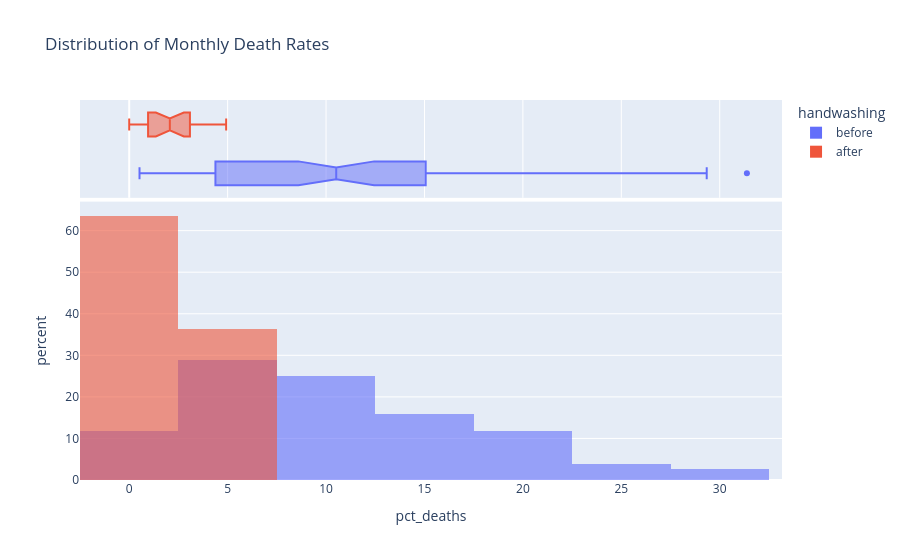

This figure's notebook cell:
### Markdown cell above
### Use Histograms to Visualise the Monthly Distribution of Outcomes

**Challenge**: Create a [plotly histogram](https://plotly.com/python/histograms/) to show the monthly percentage of deaths. 

* Use docs to check out the available parameters. Use the [`color` parameter](https://plotly.github.io/plotly.py-docs/generated/plotly.express.histogram.html) to display two overlapping histograms.
* The time period of handwashing is shorter than not handwashing. Change `histnorm` to `percent` to make the time periods comparable. 
* Make the histograms slighlty transparent
* Experiment with the number of bins on the histogram. Which number work well in communicating the range of outcomes?
* Just for fun, display your box plot on the top of the histogram using the `marginal` parameter.

### Code cell
fig = px.histogram(
    df_monthly,
    x='pct_deaths',
    color='handwashing',
    barmode='overlay',
    histnorm='percent',
    opacity=0.6,
    nbins=15,
    marginal='box',
    title='Distribution of Monthly Death Rates'
)
fig.show()

### Figure 1 — Plotly figure (JSON) as saved in the notebook; plotly's stock layout.template omitted (floating-point values rounded to 4 significant figures)
{"data": [{"bingroup": "x", "histnorm": "percent", "hovertemplate": "handwashing=before<br>pct_deaths=%{x}<br>percent=%{y}<extra></extra>", "legendgroup": "before", "marker": {"color": "#636efa", "opacity": 0.6, "pattern": {"shape": ""}}, "name": "before", "nbinsx": 15, "orientation": "v", "showlegend": true, "type": "histogram", "x": [14.57, 7.531, 4.332, 1.569, 0.7843, 5.0, 8.421, 1.351, 1.878, 11.02, 22.55, 20.85, 12.22, 10.23, 10.74, 3.226, 6.593, 20.78, 25.46, 18.39, 29.34, 22.97, 31.38, 19.12, 15.97, 12.41, 11.93, 6.098, 4.082, 0.5236, 1.554, 2.262, 17.6, 7.143, 8.051, 15.16, 11.28, 17.03, 17.31, 5.833, 2.679, 4.369, 6.32, 1.224, 3.226, 11.02, 10.55, 7.591, 4.745, 4.452, 4.231, 4.392, 7.143, 6.122, 3.586, 10.55, 14.84, 10.94, 10.49, 13.39, 18.09, 15.43, 18.97, 13.44, 10.15, 13.1, 18.06, 14.39, 14.96, 10.77, 5.369, 3.215, 1.923, 3.607, 18.27, 12.24], "xaxis": "x", "yaxis": "y"}, {"hovertemplate": "handwashing=before<br>pct_deaths=%{x}<extra></extra>", "legendgroup": "before", "marker": {"color": "#636efa"}, "name": "before", "notched": true, "showlegend": false, "type": "box", "x": [14.57, 7.531, 4.332, 1.569, 0.7843, 5.0, 8.421, 1.351, 1.878, 11.02, 22.55, 20.85, 12.22, 10.23, 10.74, 3.226, 6.593, 20.78, 25.46, 18.39, 29.34, 22.97, 31.38, 19.12, 15.97, 12.41, 11.93, 6.098, 4.082, 0.5236, 1.554, 2.262, 17.6, 7.143, 8.051, 15.16, 11.28, 17.03, 17.31, 5.833, 2.679, 4.369, 6.32, 1.224, 3.226, 11.02, 10.55, 7.591, 4.745, 4.452, 4.231, 4.392, 7.143, 6.122, 3.586, 10.55, 14.84, 10.94, 10.49, 13.39, 18.09, 15.43, 18.97, 13.44, 10.15, 13.1, 18.06, 14.39, 14.96, 10.77, 5.369, 3.215, 1.923, 3.607, 18.27, 12.24], "xaxis": "x2", "yaxis": "y2"}, {"bingroup": "x", "histnorm": "percent", "hovertemplate": "handwashing=after<br>pct_deaths=%{x}<br>percent=%{y}<extra></extra>", "legendgroup": "after", "marker": {"color": "#EF553B", "opacity": 0.6, "pattern": {"shape": ""}}, "name": "after", "nbinsx": 15, "orientation": "v", "showlegend": true, "type": "histogram", "x": [2.239, 1.2, 1.894, 4.58, 3.957, 4.472, 2.93, 3.534, 0.6873, 0.0, 0.6557, 0.9585, 1.136, 0.3717, 0.0, 0.9615, 2.341, 2.903, 1.34, 2.233, 3.085, 4.926], "xaxis": "x", "yaxis": "y"}, {"hovertemplate": "handwashing=after<br>pct_deaths=%{x}<extra></extra>", "legendgroup": "after", "marker": {"color": "#EF553B"}, "name": "after", "notched": true, "showlegend": false, "type": "box", "x": [2.239, 1.2, 1.894, 4.58, 3.957, 4.472, 2.93, 3.534, 0.6873, 0.0, 0.6557, 0.9585, 1.136, 0.3717, 0.0, 0.9615, 2.341, 2.903, 1.34, 2.233, 3.085, 4.926], "xaxis": "x2", "yaxis": "y2"}], "layout": {"barmode": "overlay", "legend": {"title": {"text": "handwashing"}, "tracegroupgap": 0}, "title": {"text": "Distribution of Monthly Death Rates"}, "xaxis": {"anchor": "y", "domain": [0, 1], "title": {"text": "pct_deaths"}}, "xaxis2": {"anchor": "y2", "domain": [0, 1], "matches": "x", "showgrid": true, "showticklabels": false}, "yaxis": {"anchor": "x", "domain": [0, 0.7326], "title": {"text": "percent"}}, "yaxis2": {"anchor": "x2", "domain": [0.7426, 1], "matches": "y2", "showgrid": false, "showline": false, "showticklabels": false, "ticks": ""}}}
